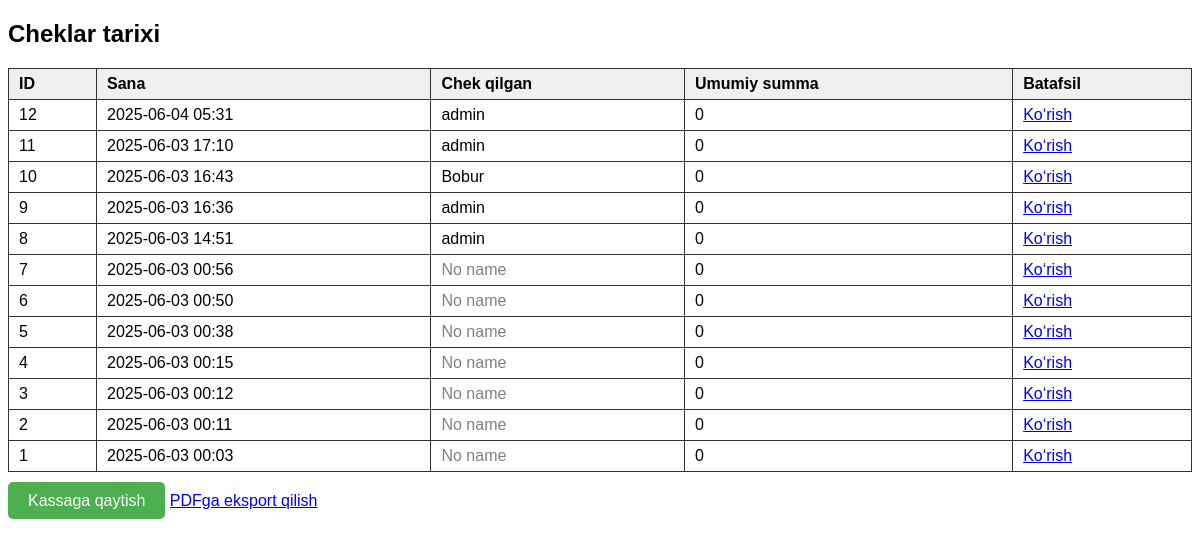
The app's page /cheklar/ (signed in), older data.
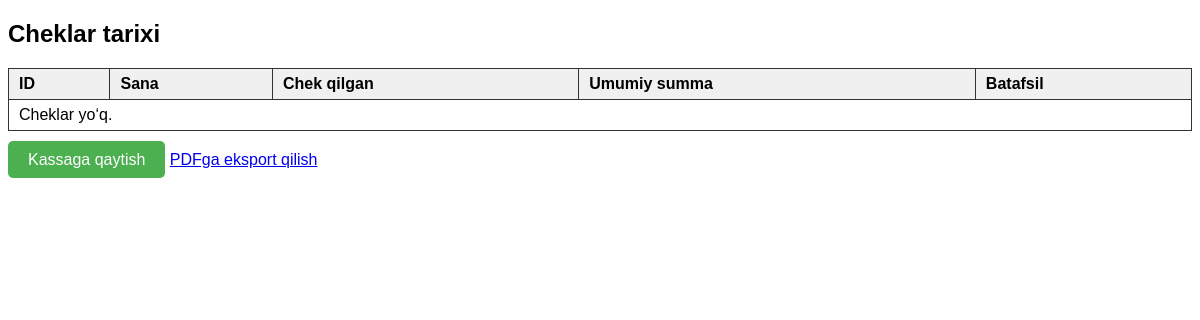
The same page, newer data.
### market/models.py (models this page shows, shortened)
class Sale(models.Model):
    created_at = models.DateTimeField(auto_now_add=True)
    created_by = models.ForeignKey(User, on_delete=models.SET_NULL, null=True, blank=True)

### market/views.py (the view)
# urls.py: path('cheklar/', views.sales_list, name='sales_list'),
@user_passes_test(is_kassir_or_admin)
def sales_list(request):
    sales = Sale.objects.order_by('-created_at')
    return render(request, 'market/sales_list.html', {'sales': sales})

### market/views.py (called while the page is built)
def is_kassir_or_admin(user):
    return user.is_superuser or user.groups.filter(name='Kassir').exists()

### market/templates/market/sales_list.html (shortened to what this page needs)
<!DOCTYPE html>
<html>
<head>
</head>
<body>
<h2>Cheklar tarixi</h2>
<table>
    <tr>
        <th>ID</th>
        <th>Sana</th>
        <th>Chek qilgan</th>
        <th>Umumiy summa</th>
        <th>Batafsil</th>
    </tr>
    {% for sale in sales %}
    <tr>
        <td>{{ sale.id }}</td>
        <td>{{ sale.created_at|date:"Y-m-d H:i" }}</td>
        <td>
            {% if sale.created_by %}
                {{ sale.created_by.username }}
            {% else %}
                <span style="color:gray;">No name</span>
            {% endif %}
        </td>
        <td>
            {% with total=0 %}
            {{ total }}
            {% endwith %}
        </td>
        <td>
            <a href="{% url 'sale_detail' sale.id %}">Ko‘rish</a>
        </td>
    </tr>
    {% empty %}
    <tr>
        <td colspan="5">Cheklar yo‘q.</td>
    </tr>
    {% endfor %}
</table>
<a href="{% url 'kassa' %}" style="padding: 10px 20px; background-color: #4CAF50; color: white; text-decoration: none; border-radius: 5px;">Kassaga qaytish</a>
<a href="{% url 'export_sales_pdf' %}" class="btn btn-primary" target="_blank">PDFga eksport qilish</a>
</body>
</html>

Row changes from the older to the newer data that the page shows:
removed Sale: id "12", created_at "2025-06-04 05:31", created_by.username "admin", total "0"
removed Sale: id "11", created_at "2025-06-03 17:10", created_by.username "admin", total "0"
removed Sale: id "10", created_at "2025-06-03 16:43", created_by.username "Bobur", total "0"
removed Sale: id "9", created_at "2025-06-03 16:36", created_by.username "admin", total "0"
removed Sale: id "8", created_at "2025-06-03 14:51", created_by.username "admin", total "0"
removed Sale: id "7", created_at "2025-06-03 00:56", shows "No name", total "0"
removed Sale: id "6", created_at "2025-06-03 00:50", shows "No name", total "0"
removed Sale: id "5", created_at "2025-06-03 00:38", shows "No name", total "0"
removed Sale: id "4", created_at "2025-06-03 00:15", shows "No name", total "0"
removed Sale: id "3", created_at "2025-06-03 00:12", shows "No name", total "0"
removed Sale: id "2", created_at "2025-06-03 00:11", shows "No name", total "0"
removed Sale: id "1", created_at "2025-06-03 00:03", shows "No name", total "0"
Text that changed along with them:
text now shown: "Cheklar yo‘q."
